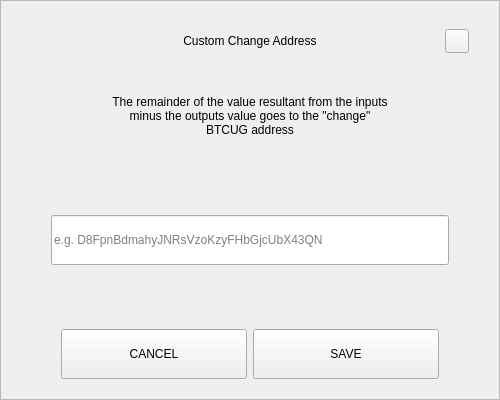
<?xml version="1.0" encoding="UTF-8"?>
<ui version="4.0">
 <class>SendChangeAddressDialog</class>
 <widget class="QDialog" name="SendChangeAddressDialog">
  <property name="geometry">
   <rect>
    <x>0</x>
    <y>0</y>
    <width>500</width>
    <height>400</height>
   </rect>
  </property>
  <property name="windowTitle">
   <string>Dialog</string>
  </property>
  <layout class="QVBoxLayout" name="verticalLayout">
   <property name="spacing">
    <number>0</number>
   </property>
   <property name="leftMargin">
    <number>0</number>
   </property>
   <property name="topMargin">
    <number>0</number>
   </property>
   <property name="rightMargin">
    <number>0</number>
   </property>
   <property name="bottomMargin">
    <number>0</number>
   </property>
   <item>
    <widget class="QFrame" name="frame">
     <property name="styleSheet">
      <string notr="true"/>
     </property>
     <property name="frameShape">
      <enum>QFrame::StyledPanel</enum>
     </property>
     <property name="frameShadow">
      <enum>QFrame::Raised</enum>
     </property>
     <layout class="QVBoxLayout" name="verticalLayout_2" stretch="0,0,0,0,0,0,0">
      <property name="spacing">
       <number>0</number>
      </property>
      <property name="leftMargin">
       <number>30</number>
      </property>
      <property name="topMargin">
       <number>20</number>
      </property>
      <property name="rightMargin">
       <number>30</number>
      </property>
      <property name="bottomMargin">
       <number>20</number>
      </property>
      <item>
       <layout class="QHBoxLayout" name="horizontalLayout_3">
        <property name="spacing">
         <number>0</number>
        </property>
        <item>
         <spacer name="horizontalSpacer_2">
          <property name="orientation">
           <enum>Qt::Horizontal</enum>
          </property>
          <property name="sizeHint" stdset="0">
           <size>
            <width>40</width>
            <height>20</height>
           </size>
          </property>
         </spacer>
        </item>
        <item>
         <widget class="QLabel" name="labelTitle">
          <property name="minimumSize">
           <size>
            <width>0</width>
            <height>40</height>
           </size>
          </property>
          <property name="maximumSize">
           <size>
            <width>16777215</width>
            <height>40</height>
           </size>
          </property>
          <property name="styleSheet">
           <string notr="true">padding-left:24px;</string>
          </property>
          <property name="text">
           <string>Custom Change Address</string>
          </property>
          <property name="alignment">
           <set>Qt::AlignCenter</set>
          </property>
          <property name="margin">
           <number>7</number>
          </property>
         </widget>
        </item>
        <item>
         <spacer name="horizontalSpacer">
          <property name="orientation">
           <enum>Qt::Horizontal</enum>
          </property>
          <property name="sizeHint" stdset="0">
           <size>
            <width>40</width>
            <height>20</height>
           </size>
          </property>
         </spacer>
        </item>
        <item>
         <widget class="QPushButton" name="btnEsc">
          <property name="minimumSize">
           <size>
            <width>24</width>
            <height>24</height>
           </size>
          </property>
          <property name="maximumSize">
           <size>
            <width>24</width>
            <height>24</height>
           </size>
          </property>
          <property name="focusPolicy">
           <enum>Qt::NoFocus</enum>
          </property>
          <property name="text">
           <string/>
          </property>
         </widget>
        </item>
       </layout>
      </item>
      <item>
       <spacer name="verticalSpacer_2">
        <property name="orientation">
         <enum>Qt::Vertical</enum>
        </property>
        <property name="sizeType">
         <enum>QSizePolicy::Fixed</enum>
        </property>
        <property name="sizeHint" stdset="0">
         <size>
          <width>20</width>
          <height>20</height>
         </size>
        </property>
       </spacer>
      </item>
      <item alignment="Qt::AlignHCenter">
       <widget class="QLabel" name="labelMessage">
        <property name="minimumSize">
         <size>
          <width>0</width>
          <height>70</height>
         </size>
        </property>
        <property name="text">
         <string>The remainder of the value resultant from the inputs minus the outputs value goes to the &quot;change&quot; BTCUG address</string>
        </property>
        <property name="alignment">
         <set>Qt::AlignCenter</set>
        </property>
        <property name="wordWrap">
         <bool>true</bool>
        </property>
       </widget>
      </item>
      <item>
       <spacer name="verticalSpacer_3">
        <property name="orientation">
         <enum>Qt::Vertical</enum>
        </property>
        <property name="sizeHint" stdset="0">
         <size>
          <width>20</width>
          <height>40</height>
         </size>
        </property>
       </spacer>
      </item>
      <item>
       <layout class="QHBoxLayout" name="horizontalLayout_2">
        <property name="spacing">
         <number>0</number>
        </property>
        <property name="leftMargin">
         <number>20</number>
        </property>
        <property name="rightMargin">
         <number>20</number>
        </property>
        <item>
         <widget class="QLineEdit" name="lineEditAddress">
          <property name="minimumSize">
           <size>
            <width>0</width>
            <height>50</height>
           </size>
          </property>
          <property name="placeholderText">
           <string notr="true">e.g. D8FpnBdmahyJNRsVzoKzyFHbGjcUbX43QN</string>
          </property>
         </widget>
        </item>
       </layout>
      </item>
      <item>
       <spacer name="verticalSpacer">
        <property name="orientation">
         <enum>Qt::Vertical</enum>
        </property>
        <property name="sizeHint" stdset="0">
         <size>
          <width>20</width>
          <height>40</height>
         </size>
        </property>
       </spacer>
      </item>
      <item>
       <layout class="QHBoxLayout" name="horizontalLayout" stretch="2,2">
        <property name="spacing">
         <number>6</number>
        </property>
        <property name="leftMargin">
         <number>30</number>
        </property>
        <property name="rightMargin">
         <number>30</number>
        </property>
        <item>
         <widget class="QPushButton" name="btnCancel">
          <property name="minimumSize">
           <size>
            <width>180</width>
            <height>50</height>
           </size>
          </property>
          <property name="focusPolicy">
           <enum>Qt::NoFocus</enum>
          </property>
          <property name="text">
           <string>CANCEL</string>
          </property>
         </widget>
        </item>
        <item>
         <widget class="QPushButton" name="btnSave">
          <property name="minimumSize">
           <size>
            <width>180</width>
            <height>50</height>
           </size>
          </property>
          <property name="focusPolicy">
           <enum>Qt::NoFocus</enum>
          </property>
          <property name="text">
           <string>SAVE</string>
          </property>
         </widget>
        </item>
       </layout>
      </item>
     </layout>
    </widget>
   </item>
  </layout>
 </widget>
 <resources/>
 <connections/>
</ui>
